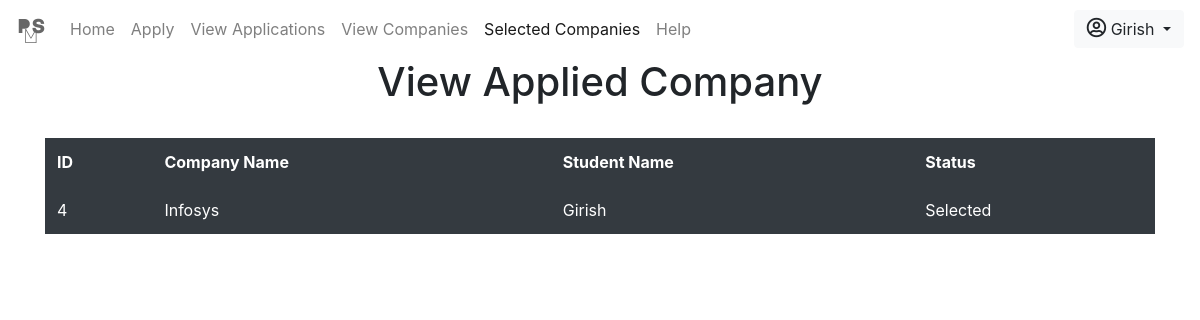
Screenshot of /student/selected.php (signed in) with the database file from the repository.
### tables this page shows
CREATE TABLE IF NOT EXISTS `applied` (
  `id` int(100) NOT NULL AUTO_INCREMENT,
  `name` varchar(200) DEFAULT NULL,
  `company` varchar(200) DEFAULT NULL,
  `status` varchar(100) DEFAULT 'Unknown',
  `chances` varchar(100) DEFAULT NULL,
  PRIMARY KEY (`id`)
);

### student/selected.php (the view, shortened to what this page needs)
<!DOCTYPE html>
<html lang="en">
<head>
    <?php include_once 'includes/head.php' ?>
</head>
<body>
      <?php include_once 'includes/nav.php' ?>
    <div class="container">
      <h1 class="form-row justify-content-center">View Applied Company</h1> <br>
       <form>
     <div class="table-responsive">
    <table class="table table-hover table-borderless table-dark">
      <thead>
        <tr>
          <th scope="col">ID</th>
          <th scope="col">Company Name</th>
          <th scope="col">Student Name</th>
          <th scope="col">Status</th>
        </tr>
      </thead>
      <tbody>
        <tr>
     <?php
            $user = $_SESSION['username'];
            $sql = "select * from applied where name='$user' and status='Selected';";
            $res = mysqli_query($conn, $sql);
            $rescheck = mysqli_num_rows($res);
            if($rescheck > 0) {
              while ($row = mysqli_fetch_assoc($res)) {
                ?>
          <?php
                  echo '<tr>';
                    echo '<td>'.$row['id'].'</td>';
                    echo '<td>'.$row['company'].'</td>';
                    echo '<td>'.$row['name'].'</td>';
                    echo '<td>'.$row['status'].'</td>';
                  echo '</tr>';
                  ?>
                <?php
              }
            } else {
              ?>
               <p class="lead" align="center">You are not selected for any company<p>
                <?php
            }
           ?>
                </tr>
                  </tbody>
                </table>
                </div>
   </form>
    </div>
</body>
</html>

### rows the page displays
applied: id "4", company "Infosys", name "Girish", status "Selected"

### other values shown
$_SESSION['username'] "Girish"
